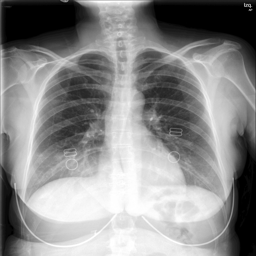
#> input picture reports/01_original.png, 256 x 256 px; its folder holds only this picture in this run
$ python main.py -i ../reports/01_original.png   (older library calls are emulated)
#> lines starting #> are read from the running program, lines starting #| are printed output that depends on the picture; after the words box and inside, x2 and y2 are one past the last pixel; in counts of white or black regions, pixels touching at a corner belong together
### src/utils/io.py
"""
Módulo de entrada/salida para carga de imágenes médicas.

Soporta formatos: PNG, JPG, TIFF y DICOM (estándar médico).
"""

import cv2
import numpy as np
import pydicom
from PIL import Image
from pathlib import Path
from typing import Tuple, Optional


def detectar_formato(ruta: str) -> str:
    """
    Detecta el formato de un archivo de imagen según su extensión.

    Parámetros:
        ruta: Ruta absoluta o relativa al archivo de imagen.

    Retorna:
        str: Formato detectado ('png', 'jpg', 'dcm', 'nii', 'desconocido').
    """
    extension = Path(ruta).suffix.lower()

    formatos = {
        '.png': 'png',
        '.jpg': 'jpg',
        '.jpeg': 'jpg',
        '.tiff': 'tiff',
        '.tif': 'tiff',
        '.dcm': 'dcm',
        '.dicom': 'dcm',
        '.nii': 'nii',
        '.nii.gz': 'nii'
    }

    return formatos.get(extension, 'desconocido')


def cargar_imagen(ruta: str, convertir_a_gris: bool = True) -> np.ndarray:
    """
    Carga una imagen en formato PNG, JPG o TIFF.

    Parámetros:
        ruta: Ruta al archivo de imagen.
        convertir_a_gris: Si True, convierte la imagen a escala de grises.

    Retorna:
        np.ndarray: Imagen cargada como array de numpy.

    Raises:
        FileNotFoundError: Si el archivo no existe.
        ValueError: Si el formato no es soportado.
    """
#> called with ruta = '../reports/01_original.png', convertir_a_gris = True
    ruta_path = Path(ruta)

    if not ruta_path.exists():
        raise FileNotFoundError(f"La imagen no existe en: {ruta}")

    formato = detectar_formato(ruta)

    if formato in ['png', 'jpg', 'jpeg', 'tiff', 'tif']:
        if convertir_a_gris:
            imagen = cv2.imread(str(ruta), cv2.IMREAD_GRAYSCALE)
#> imagen is the input picture: shape (256, 256); min 0, max 255, mean 139.1
#| [OK] Imagen cargada: 256x256 píxeles
        else:
            imagen = cv2.imread(str(ruta), cv2.IMREAD_COLOR)

        if imagen is None:
            raise ValueError(f"No se pudo cargar la imagen: {ruta}")

        return imagen

    elif formato == 'dcm':
        return cargar_dicom(ruta)

    else:
        raise ValueError(f"Formato no soportado: {formato}. Use PNG, JPG, TIFF o DICOM.")


# [89 lines left out: functions cargar_dicom, normalizar_dicar, guardar_imagen_dicom, not called in this run]

### src/utils/preprocessing.py
"""
Módulo de preprocesamiento para imágenes médicas.

Funciones: crop, resize, normalización, filtros (Gaussian, bilateral, mediano).
"""

import cv2
import numpy as np
from typing import Tuple, Optional


# [94 lines left out: functions recortar, redimensionar, normalizar, filtro_gaussiano, not called in this run]


def filtro_bilateral(imagen: np.ndarray, d: int = 9,
                     sigmaColor: float = 75,
                     sigmaSpace: float = 75) -> np.ndarray:
    """
    Aplica un filtro bilateral que suaviza preservando bordes.

    Ideal para imágenes médicas donde se quiere reducir ruido
    manteniendo los bordes de estructuras anatómicas.

    Parámetros:
        imagen: Imagen de entrada.
        d: Diámetro de cada vecindad de píxel.
        sigmaColor: Desviación estándar en espacio de color.
        sigmaSpace: Desviación estándar en espacio espacial.

    Retorna:
        np.ndarray: Imagen con filtro bilateral aplicado.
    """
#> called with d = 9, sigmaColor = 75, sigmaSpace = 75
    return cv2.bilateralFilter(imagen, d, sigmaColor, sigmaSpace)


# [29 lines left out: functions filtro_mediano, filtro_promedio, not called in this run]


def aplicar_clahe(imagen: np.ndarray, clip_limit: float = 2.0,
                  tile_grid_size: Tuple[int, int] = (8, 8)) -> np.ndarray:
    """
    Aplica CLAHE (Contrast Limited Adaptive Histogram Equalization).

    Mejora el contraste localmente, ideal para CT y radiografías.

    Parámetros:
        imagen: Imagen de entrada (escala de grises).
        clip_limit: Límite de contraste (evita sobre-amplificación de ruido).
        tile_grid_size: Tamaño de la grilla para ecualización local.

    Retorna:
        np.ndarray: Imagen con CLAHE aplicado.
    """
#> called with clip_limit = 2, tile_grid_size = (8, 8)
    clahe = cv2.createCLAHE(
        clipLimit=clip_limit,
        tileGridSize=tile_grid_size
    )

    return clahe.apply(imagen)
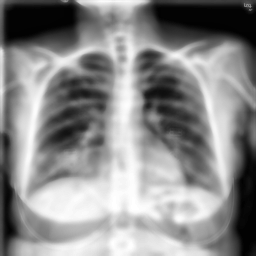
#> returned value: shape (256, 256); min 2, max 255, mean 138.8

### src/utils/histogram.py
"""
Módulo de histograma y ecualización para imágenes médicas.

Funciones: cálculo de histograma, ecualización, estadísticas de distribución.
"""

import cv2
import numpy as np
from typing import Dict, Tuple
from pathlib import Path


# [23 lines left out: function calcular_histograma, not called in this run]


def ecualizar_histograma(imagen: np.ndarray) -> np.ndarray:
    """
    Ecualiza el histograma de una imagen para mejorar el contraste global.

    Parámetros:
        imagen: Imagen de entrada (escala de grises).

    Retorna:
        np.ndarray: Imagen con histograma ecualizado.
    """
    if len(imagen.shape) == 3:
        imagen = cv2.cvtColor(imagen, cv2.COLOR_BGR2GRAY)

    return cv2.equalizeHist(imagen)
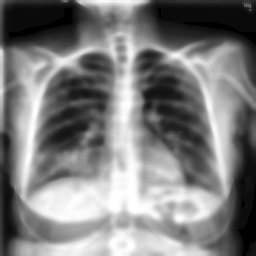
#> returned value: shape (256, 256); min 0, max 255, mean 125.7


# [21 lines left out: function aplicar_clahe, not called in this run]


def estadisticas_histograma(imagen: np.ndarray) -> Dict[str, float]:
    """
    Calcula estadísticas descriptivas del histograma de intensidades.

    Parámetros:
        imagen: Imagen de entrada.

    Retorna:
        Dict[str, float]: Diccionario con media, desviación estándar,
                          mínimo, máximo, percentiles.
    """
    if len(imagen.shape) == 3:
        imagen = cv2.cvtColor(imagen, cv2.COLOR_BGR2GRAY)

    media = np.mean(imagen)
    desviacion_std = np.std(imagen)
    minimo = np.min(imagen)
    maximo = np.max(imagen)

    percentil_25 = np.percentile(imagen, 25)
    percentil_50 = np.percentile(imagen, 50)  # mediana
    percentil_75 = np.percentile(imagen, 75)

    rango_intercuartil = percentil_75 - percentil_25

    return {
        'media': float(media),
        'desviacion_std': float(desviacion_std),
        'minimo': float(minimo),
        'maximo': float(maximo),
        'percentil_25': float(percentil_25),
        'mediana': float(percentil_50),
        'percentil_75': float(percentil_75),
        'rango_intercuartil': float(rango_intercuartil),
        'rango': float(maximo - minimo)
    }


# [73 lines left out: functions calcular_histograma_acumulado, umbralizar_por_percentil, analizar_distribucion, not called in this run]

### src/utils/edges.py
"""
Módulo de detección de bordes para imágenes médicas.

Implementa: Sobel, Canny, Laplacian, y detección de bordes multidireccional.
"""

import cv2
import numpy as np
from typing import Tuple, Optional


# [77 lines left out: functions detectar_sobel, detectar_sobel_xy, not called in this run]


def detectar_canny(imagen: np.ndarray, umbral1: int = 50,
                   umbral2: int = 150, aperture: int = 3) -> np.ndarray:
    """
    Aplica el detector de bordes de Canny.

    Detector de bordes óptimo con supresión de no-máximos y seguimiento
    por histéresis.

    Parámetros:
        imagen: Imagen de entrada.
        umbral1: Umbral inferior para histéresis.
        umbral2: Umbral superior para histéresis.
        aperture: Apertura para operador Sobel interno.

    Retorna:
        np.ndarray: Mapa de bordes binario.
    """
#> called with umbral1 = 50, umbral2 = 150, aperture = 3
    return cv2.Canny(imagen, umbral1, umbral2, apertureSize=aperture)
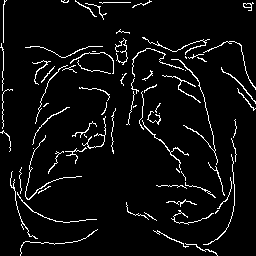
#> returned value: shape (256, 256); 5.3% white in thin lines or dots


# [75 lines left out: functions detectar_laplacian, detectar_bordes_multidireccional, realzar_bordes, not called in this run]

### src/utils/segmentation.py
"""
Módulo de segmentación para imágenes médicas.

Implementa: Watershed con marcadores automáticos, Otsu, y segmentación
basada en distancia transform.
"""

import cv2
import numpy as np
from scipy import ndimage
from typing import Tuple, Optional
from sklearn.cluster import KMeans


def umbralizar_otsu(imagen: np.ndarray) -> Tuple[np.ndarray, float]:
    """
    Aplica umbralización óptima de Otsu para segmentación automática.

    Otsu encuentra el umbral que minimiza la varianza intra-clase
    entre foreground y background.

    Parámetros:
        imagen: Imagen de entrada (escala de grises).

    Retorna:
        Tuple[np.ndarray, float]:
            - Imagen binarizada
            - Umbral óptimo encontrado
    """
    if len(imagen.shape) == 3:
        imagen = cv2.cvtColor(imagen, cv2.COLOR_BGR2GRAY)

    _, mascara = cv2.threshold(imagen, 0, 255, cv2.THRESH_BINARY + cv2.THRESH_OTSU)
#> mascara: shape (256, 256); 50.1% white; 6 black regions (1 under 20 px), largest, box (x1, y1, x2, y2) and area: (125, 0, 256, 256) 10895, (0, 0, 120, 256) 8746, (33, 53, 114, 189) 6495, (136, 48, 216, 190) 6460, (177, 227, 190, 239) 106

    umbral = _
#> umbral = 125
#> (the rest of the program and of its run is left out)
